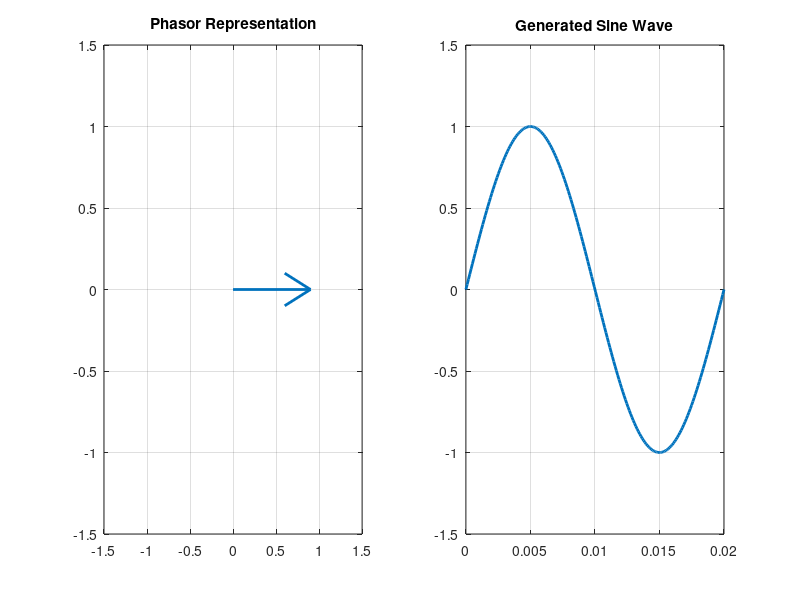

MATLAB code for this plot:
clc
clear
Vm = 1;
f = 50;
w = 2*pi*f;

t = linspace(0,0.02,200);

figure

for k = 1:length(t)
    
    Va = Vm * exp(1j*w*t(k));
    
    % -------- Phasor --------
    subplot(1,2,1)
    quiver(0,0,real(Va),imag(Va),'LineWidth',2)
    axis([-1.5 1.5 -1.5 1.5])
    title('Phasor Representation')
    grid on
    
    % -------- Waveform --------
    subplot(1,2,2)
    plot(t(1:k), Vm*sin(w*t(1:k)),'LineWidth',2)
    xlim([0 0.02])
    ylim([-1.5 1.5])
    title('Generated Sine Wave')
    grid on
    
    pause(0.05)
end
